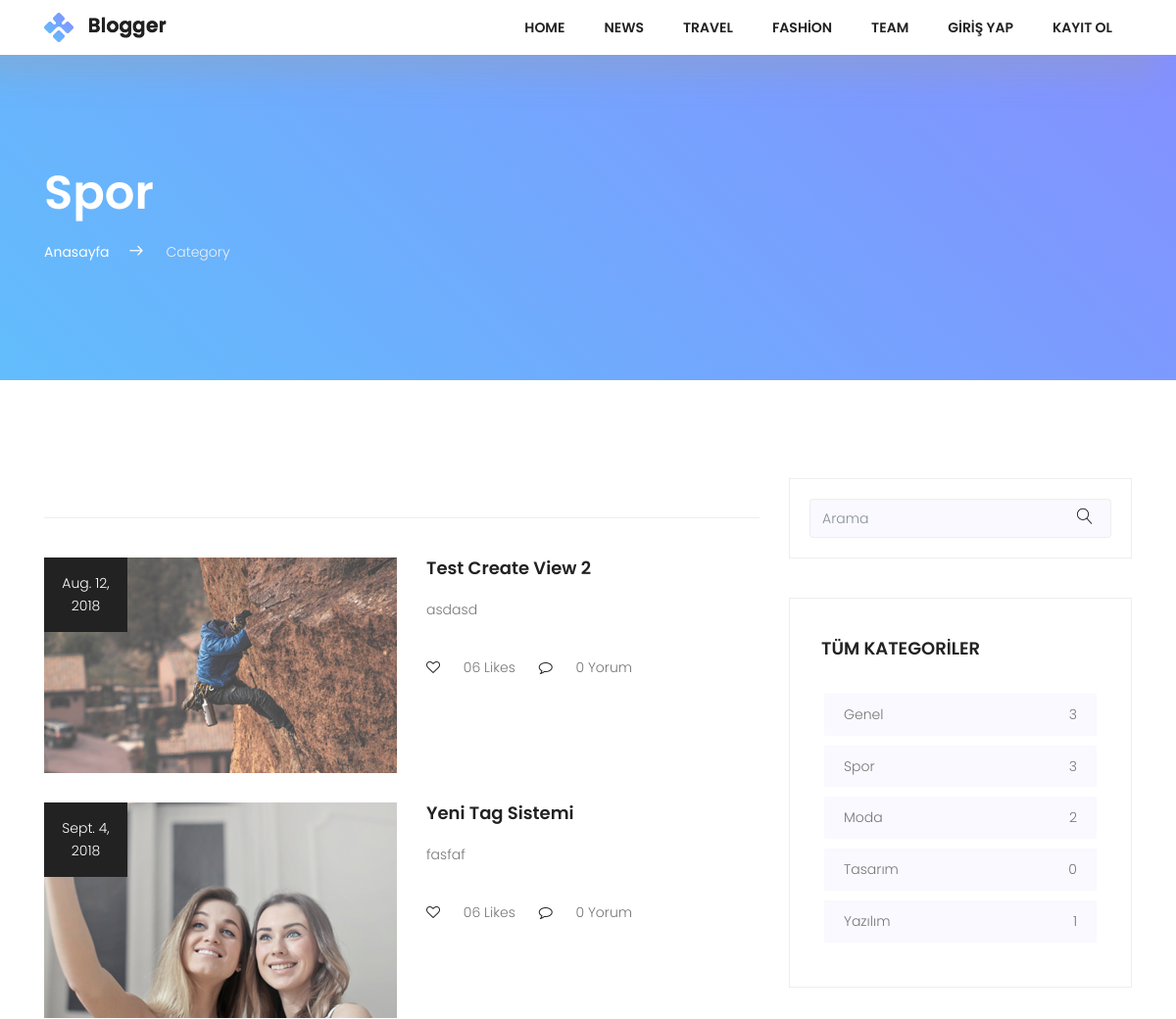
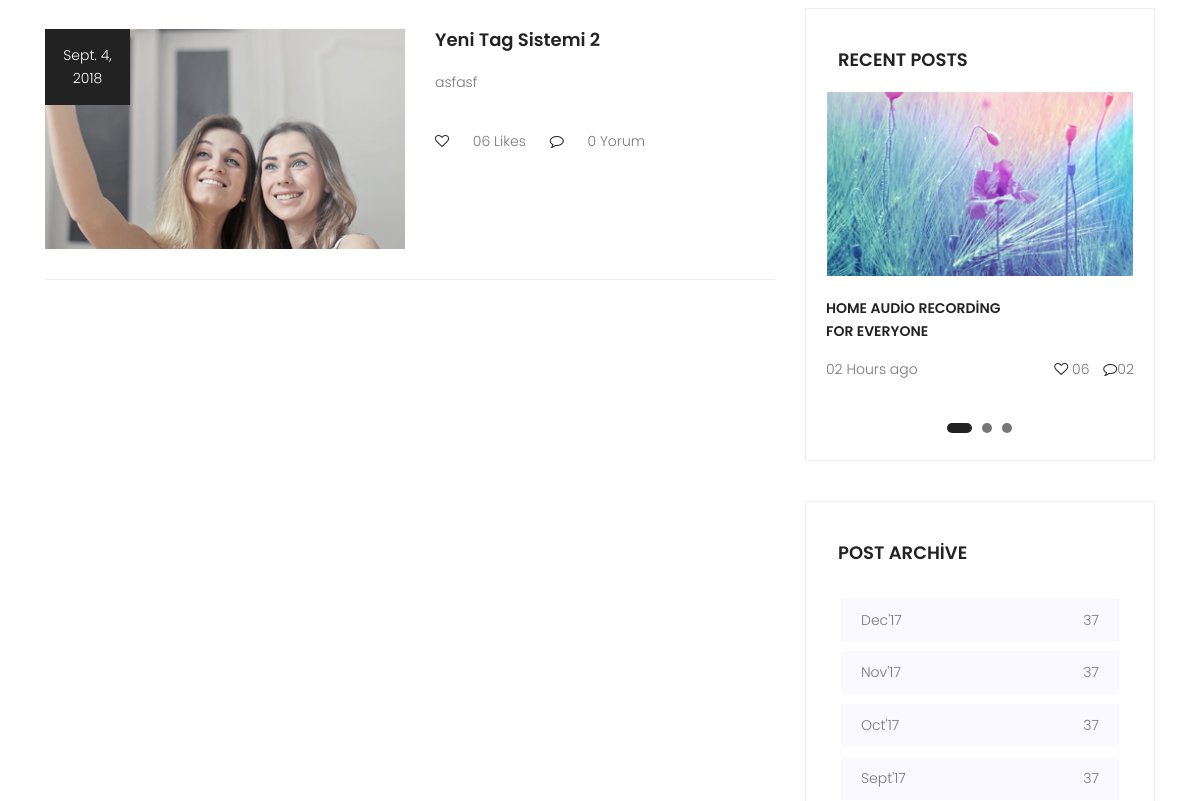
The app's page /category/spor (upper part), older data (2 pictures, top to bottom).
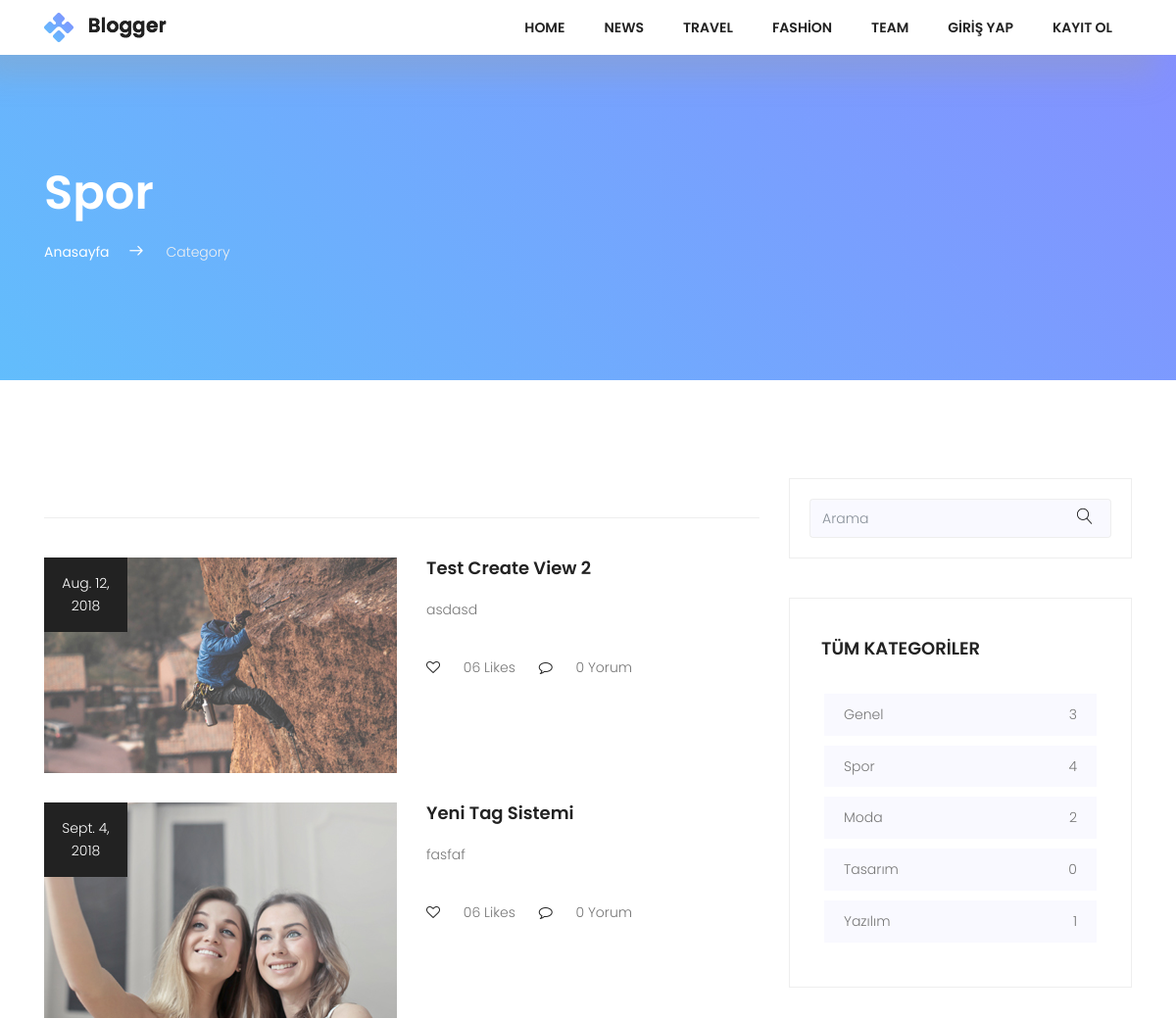
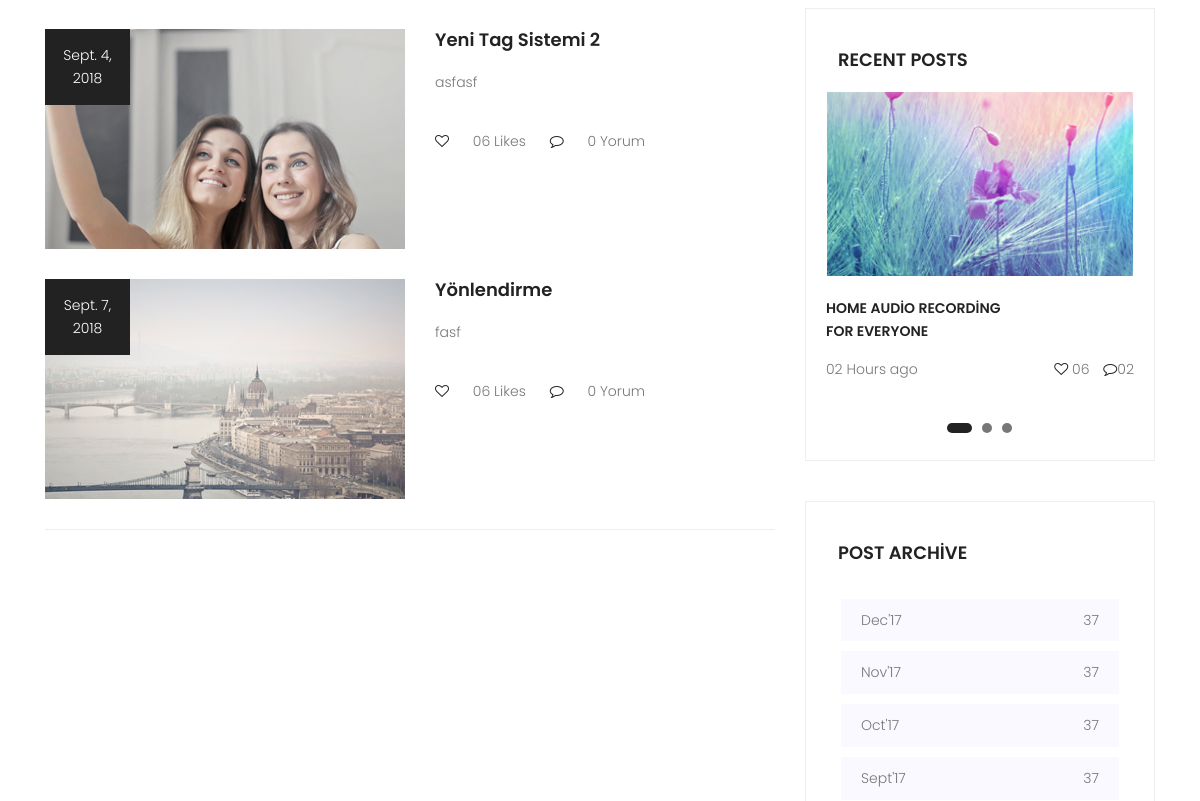
The same page, newer data (2 pictures, top to bottom).
### posts/models.py (models this page shows, shortened)
class Category(models.Model):
    title = models.CharField(max_length=150)
    slug = models.SlugField(unique=True,editable=False)
    def postCount(self):
        return self.posts.all().count()

class Post(models.Model):
    user = models.ForeignKey(settings.AUTH_USER_MODEL,on_delete=models.CASCADE,default=1,related_name="userposts")
    title = models.CharField(max_length=150)
    image = models.ImageField(upload_to='uploads/',blank=True)
    content = models.TextField()
    slug = models.SlugField(unique=True,editable=False)
    created = models.DateField(auto_now_add=True)
    updated = models.DateField(auto_now=True)
    category = models.ForeignKey(Category,on_delete=models.CASCADE,related_name="posts")
    tag = models.ManyToManyField(Tag,related_name='posts')
    def commentCount(self):
        return self.comments.all().count()

### posts/views.py (the view)
# urls.py: path('category/<slug:slug>', views.CategoryDetail.as_view(),name='category-detail'),
class CategoryDetail(DetailView):
    model = Category
    template_name = "categories/detail.html"
    context_object_name =  "category"
    def get_context_data(self, **kwargs):
        context = super(CategoryDetail,self).get_context_data(**kwargs)
        context["allCategories"] = Category.objects.all()
        return context

### posts/templates/categories/detail.html (shortened to what this page needs)
{% extends "base.html" %}
         {% block content %}
            <section class="top-section-area section-gap">
                <div class="container">
                    <div class="row justify-content-between align-items-center d-flex">
                        <div class="col-lg-8 top-left">
                            <h1 class="text-white mb-20">{{ category.title }}</h1>
                            <ul>
                                <li><a href="{% url 'index' %}">Anasayfa</a><span class="lnr lnr-arrow-right"></span></li>
                                <li><span style="color:#f1f1f1">Category</span></li>
                            </ul>
                        </div>
                    </div>
                </div>
            </section>
    <div class="post-wrapper pt-100">
        <section class="post-area">
            <div class="container">
                <div class="row justify-content-center d-flex">
                    <div class="col-lg-8">
                        <div class="post-lists">
                            {% for post in category.posts.all %}
                            <div class="single-list flex-row d-flex">
                                <div class="thumb">
                                    <div class="date">
                                       {{ post.created }}
                                    </div>
                                    <img src="{{ post.image.url }}" alt="">
                                </div>
                                <div class="detail">
                                    <a href="{% url 'single' post.slug %}"><h4 class="pb-20">{{ post.title }}</h4></a>
                                    <p>
                                      {{ post.content|truncatechars:100 }}
                                    </p>
                                    <p class="footer pt-20">
                                    <i class="fa fa-heart-o" aria-hidden="true"></i>
                                    <a href="#">06 Likes</a>     <i class="ml-20 fa fa-comment-o" aria-hidden="true"></i> <a href="#">{{ post.commentCount }} Yorum</a>
                                    </p>
                                </div>
                            </div>
                            {% endfor %}
                        </div>
                   </div>
                    <div class="col-lg-4 sidebar-area">
                        <div class="single_widget search_widget">
                            <div id="imaginary_container">
                                 <form action="{% url 'search' %}" method="GET">
                                <div class="input-group stylish-input-group">
                                    <input type="text" class="form-control" name="q"  placeholder="Arama" >
                                    <span class="input-group-addon">
                                        <button type="submit">
                                            <span class="lnr lnr-magnifier"></span>
                                        </button>
                                    </span>
                                </div>
                                 </form>
                            </div>
                        </div>
                        <div class="single_widget cat_widget">
                            <h4 class="text-uppercase pb-20">Tüm Kategoriler</h4>
                            <ul>
                                 {% for category in allCategories %}
                                <li>
                                    <a href="{% url 'category-detail' category.slug %}">{{ category.title }} <span>{{ category.postCount }}</span></a>
                                </li>
                                {% endfor %}
                            </ul>
                        </div>
                        <div class="single_widget recent_widget">
                            <h4 class="text-uppercase pb-20">Recent Posts</h4>
                            <div class="active-recent-carusel">
                                <div class="item">
                                    <img src="img/asset/slider.jpg" alt="">
                                    <p class="mt-20 title text-uppercase">Home Audio Recording <br>
                                    For Everyone</p>
                                    <p>02 Hours ago <span> <i class="fa fa-heart-o" aria-hidden="true"></i>
                                    06 <i class="fa fa-comment-o" aria-hidden="true"></i>02</span></p>
                                </div>
                            </div>
                        </div>
                        <div class="single_widget cat_widget">
                            <h4 class="text-uppercase pb-20">post archive</h4>
                            <ul>
                                <li>
                                    <a href="#">Dec'17 <span>37</span></a>
                                </li>
                                <li>
                                    <a href="#">Nov'17 <span>37</span></a>
                                </li>
                                <li>
                                    <a href="#">Oct'17 <span>37</span></a>
                                </li>
                                <li>
                                    <a href="#">Sept'17 <span>37</span></a>
                                </li>
                            </ul>
                        </div>
                    </div>
                </div>
            </div>
        </section>
    </div>
         {% endblock %}

### posts/templates/base.html (shortened to what this page needs)
{% load static %}
	<!DOCTYPE html>
	<html lang="tr" class="no-js">
	<head>
			<link rel="stylesheet" href="{% static "css/linearicons.css" %}">
			<link rel="stylesheet" href="{% static "css/font-awesome.min.css" %}">
			<link rel="stylesheet" href="{% static "css/bootstrap.css" %}">
			<link rel="stylesheet" href="{% static "css/owl.carousel.css" %}">
			<link rel="stylesheet" href="{% static "css/main.css" %}">
		</head>
		<body>
			<header class="default-header">
				<nav class="navbar navbar-expand-lg navbar-light">
					<div class="container">
						  <a class="navbar-brand" href="/">
						  	<img src="{% static "img/logo.png" %}" alt="">
						  </a>
						  <div class="collapse navbar-collapse justify-content-end align-items-center" id="navbarSupportedContent">
						    <ul class="navbar-nav">
								<li><a href="#home">Home</a></li>
								<li><a href="#news">News</a></li>
								<li><a href="#travel">Travel</a></li>
								<li><a href="#fashion">fashion</a></li>
								<li><a href="#team">team</a></li>
								{% if user.is_authenticated %}
							    <li class="dropdown">
							      <a class="dropdown-toggle" href="#" id="navbardrop" data-toggle="dropdown">
							        {{ user.username }}
							      </a>
							      <div class="dropdown-menu">
							        <a class="dropdown-item" href="single.html">Profilim</a>
							        <a class="dropdown-item" href="{% url 'createPost' %}">Yazı Ekle</a>
							        <a class="dropdown-item" href="search.html">Ayarlar</a>
							        <a class="dropdown-item" href="{% url 'logout' %}">Çıkış Yap</a>
							      </div>
							    </li>
								{% else %}
								<li><a href="{% url 'login' %}">Giriş Yap</a></li>
								<li><a href="/register">Kayıt Ol</a></li>
								{% endif %}
						    </ul>
						  </div>
					</div>
				</nav>
			</header>
            {% block content %}
            {% endblock %}
		</body>
	</html>

### static/css/main.css (style rules this page uses)
body { color:#777;font-family:"Poppins",sans-serif;font-size:14px;font-weight:300;line-height:1.625em;position:relative }
ol,ul { margin:0;padding:0;list-style:none }
a { -webkit-transition:all 0.3s ease 0s;-moz-transition:all 0.3s ease 0s;-o-transition:all 0.3s ease 0s;transition:all 0.3s ease 0s }
a,a:focus,a:hover { text-decoration:none;outline:0 }
h1,h2,h3,h4,h5,h6 { font-family:"Poppins",sans-serif;color:#222;line-height:1.2em !important;margin-bottom:0;margin-top:0;font-weight:600 }
h1,.h1 { font-size:36px }
h4,.h4 { font-size:18px }
.mt-20 { margin-top:20px }
.ml-20 { margin-left:20px }
.mb-20 { margin-bottom:20px }
.pt-20 { padding-top:20px }
.pt-100 { padding-top:100px }
.pb-20 { padding-bottom:20px }
.text-white { color:#fff }
b,i,sup,sub,u,del { color:#69B4FD }
h1 { font-size:36px }
h4 { font-size:18px }
h1,h2,h3,h4,h5,h6 { line-height:1.5em }
body { position:relative }
.default-header { position:absolute;top:0;left:0;width:100%;z-index:9 }
.navbar-nav a { text-transform:uppercase;font-weight:600;color:#222;padding:20px }
i { color:#222 }
.section-gap { padding:120px 0 }
.p1-gradient-bg,.primary-btn,.footer-social a:hover,.single-footer-widget .bb-btn,.generic-banner,.tags ul a:hover,.overlay,.about_widget button:hover,.tag_widget ul li a:hover,.top-section-area { background-image:-moz-linear-gradient(45deg, #62bdfc 0%, #8490ff 100%);background-image:-webkit-linear-gradient(45deg, #62bdfc 0%, #8490ff 100%);background-image:-ms-linear-gradient(45deg, #62bdfc 0%, #8490ff 100%) }
.default-header { background-color:#fff;width:100% !important;box-shadow:-21.213px 21.213px 30px 0px rgba(158,158,158,0.3) }
.search_widget .stylish-input-group .form-control,.top-section-area .stylish-input-group .form-control { border-right:0;box-shadow:0 0 0;border-color:#eee;background-color:#f9f9ff }
.search_widget .input-group-addon,.top-section-area .input-group-addon { background-color:#f9f9ff !important;border-color:#eee }
.search_widget .stylish-input-group button,.top-section-area .stylish-input-group button { border:0;background:transparent }
.search_widget input,.top-section-area input { font-size:14px }
.single_widget { border:1px solid #eee;padding:20px;margin-bottom:40px }
.cat_widget h4 { padding-top:20px;margin-left:12px }
.cat_widget ul { padding:15px }
.cat_widget ul li { background-color:#f9f9ff;padding:10px 20px;margin-bottom:10px;-webkit-transition:all 0.3s ease 0s;-moz-transition:all 0.3s ease 0s;-o-transition:all 0.3s ease 0s;transition:all 0.3s ease 0s }
.cat_widget ul li span { float:right }
.cat_widget ul li a { color:#777 }
.recent_widget h4 { padding-top:20px;margin-left:12px }
.recent_widget .title { font-weight:600;color:#222 }
.recent_widget p i { margin-left:10px }
.recent_widget p span { float:right }
.sidebar-area { padding-bottom:80px }
.top-left h1 { font-size:48px }
.top-left ul { text-align:left }
.top-left ul li { display:inline-block }
.top-left ul li a { font-size:14px;font-weight:400;color:#fff }
.top-left ul li .lnr { color:#fff;font-weight:900;margin:0px 20px }
.post-lists { margin-top:40px;border-top:1px solid #eee;border-bottom:1px solid #eee;padding-top:40px }
.single-list { padding-bottom:30px }
.single-list .date { position:absolute;font-size:14px;padding:15px;width:85px;background-color:#222;text-align:center;color:#fff }
.single-list .detail { margin-left:30px }
.single-list h4 { -webkit-transition:all 0.3s ease 0s;-moz-transition:all 0.3s ease 0s;-o-transition:all 0.3s ease 0s;transition:all 0.3s ease 0s }
.single-list .footer i { margin-right:20px }
.single-list .footer .ml-20 { margin-left:20px }
.single-list .footer a { color:#777 }

Row changes from the older to the newer data that the page shows:
computed for Category "Spor": postCount "3" → "4"
added Post: created "Sept. 7, 2018", image (picture), title "Yönlendirme", content "fasf", commentCount "0"
